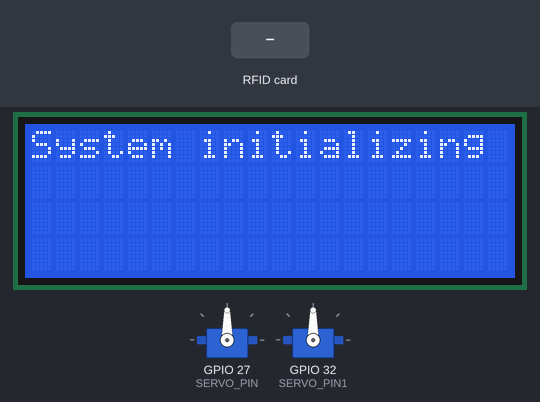
A sketch run on a simulated ESP32. Shown: 20×4 character LCD, 2 × servo. Inputs (shaded band) come from the test bench. WiFi joins after 1.5 s; servers stay silent unless stated; uploads are accepted with an empty reply; what the sketch prints to the serial monitor is not drawn.

Above: at 0.2 s.
At 3.4 s:
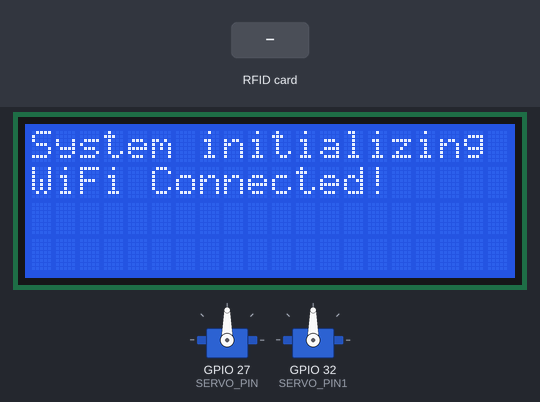
3.5 s: RFID card 5E 7A 19 C4 held to the reader
Timing chart, 0 to 6.5 s (numbered marks = the images above; inputs shaded):
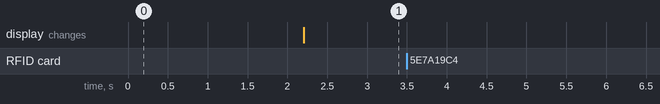

The sketch:

RTOS.ino
```cpp
#include <SPI.h>
#include <MFRC522.h>
#include <WiFi.h>
#include <Wire.h>
#include <LiquidCrystal_I2C.h>
#include <ESP32Servo.h>

//Định nghĩa các chân cho module RC522
#define RST_PIN1 2
#define SS_PIN1  5
#define RST_PIN2 4
#define SS_PIN2  14
#define SERVO_PIN 27
#define SERVO_PIN1 32

 Servo servo0;
 Servo servo1;
const char* ssid = "TT";
const char* password = "111222000";
 //Thông tin WiFi
//const char* ssid = "huylatui";
//const char* password = "0bietgihet";

// URL và IP của API để gửi dữ liệu
const char* serverIP = "172.20.10.2";
const int serverPort = 3000;

// Khởi tạo hai đối tượng MFRC522
MFRC522 rfid1(SS_PIN1, RST_PIN1);
MFRC522 rfid2(SS_PIN2, RST_PIN2);

WiFiClient client;

// Semaphore để điều phối việc truy cập WiFi
SemaphoreHandle_t wifiSemaphore;

// Khởi tạo đối tượng LCD
LiquidCrystal_I2C lcd(0x27, 20, 4); // Địa chỉ I2C mặc định là 0x27

void setup() {
  Serial.begin(115200);
  SPI.begin();

  rfid1.PCD_Init();
  rfid2.PCD_Init();

  // Khởi tạo LCD
  lcd.begin();
  lcd.backlight();
  lcd.clear();
  lcd.setCursor(0, 0);
  lcd.print("System initializing");
  servo0.attach(SERVO_PIN);
  servo1.attach(SERVO_PIN1);

  Serial.println("Connecting to WiFi...");
  WiFi.begin(ssid, password);
  while (WiFi.status() != WL_CONNECTED) {
    delay(1000);
    Serial.println("Connecting...");
  }
  Serial.println("Connected to WiFi");
  Serial.println(WiFi.localIP());
  lcd.setCursor(0, 1);
  lcd.print("WiFi Connected!");

  // Tạo Semaphore
  wifiSemaphore = xSemaphoreCreateBinary();
  xSemaphoreGive(wifiSemaphore); // Semaphore khởi tạo sẵn sàng

  // Tạo hai task để quét thẻ từ
  xTaskCreate(rfidTask1, "RFID Task 1", 2048, NULL, 1, NULL);
  xTaskCreate(rfidTask2, "RFID Task 2", 2048, NULL, 1, NULL);

  Serial.println("Ready to scan RFID cards.");
}

void loop() {
  // ESP32 không cần code trong loop khi sử dụng FreeRTOS
}

// Task xử lý quét thẻ từ Module 1
void rfidTask1(void* pvParameters) {
  while (true) {
    checkRFID(rfid1, "Module 1");
    vTaskDelay(200 / portTICK_PERIOD_MS); // Delay để tránh quét liên tục
  }
}

// Task xử lý quét thẻ từ Module 2
void rfidTask2(void* pvParameters) {
  while (true) {
    checkRFID(rfid2, "Module 2");
    vTaskDelay(200 / portTICK_PERIOD_MS); // Delay để tránh quét liên tục
  }
}

// Hàm kiểm tra và gửi UID từ từng module
void checkRFID(MFRC522 &rfid, String moduleName) {
  if (rfid.PICC_IsNewCardPresent() && rfid.PICC_ReadCardSerial()) {
    // In UID của thẻ
    Serial.print(moduleName + " - Card UID: ");
    String cardUID = "";
    for (byte i = 0; i < rfid.uid.size; i++) {
      cardUID += String(rfid.uid.uidByte[i], HEX);
    }
    cardUID.toUpperCase();
    Serial.println(cardUID);

    // Gửi UID lên API
    if (xSemaphoreTake(wifiSemaphore, portMAX_DELAY)) {
      sendUIDToAPI(cardUID);
      xSemaphoreGive(wifiSemaphore);
    }

    // Ngắt kết nối thẻ
    rfid.PICC_HaltA();
    rfid.PCD_StopCrypto1();
  }
}

// Gửi UID đến API và xử lý phản hồi
void sendUIDToAPI(String uid) {
  if (client.connect(serverIP, serverPort)) {
    Serial.println("Sending data to API...");
    String postData = "card_id=" + uid;

    client.println("POST /card/parkinout HTTP/1.1");
    client.print("Host: ");
    client.println(serverIP);
    client.println("Content-Type: application/x-www-form-urlencoded");
    client.print("Content-Length: ");
    client.println(postData.length());
    client.println();
    client.println(postData);

    unsigned long timeout = millis();
    while (client.available() == 0) {
      if (millis() - timeout > 5000) {
        Serial.println(">>> Client Timeout!");
        client.stop();
        return;
      }
    }

    // Đọc phản hồi từ API
    String response = "";
    while (client.available()) {
      String line = client.readStringUntil('\n');
      response += line;
    }
    Serial.println("Response from server: " + response);

    // Phân tích phản hồi từ API
    if (response.indexOf("parked in") >= 0) {
      lcd.clear();
      lcd.setCursor(0, 0);
      lcd.print("Welcome!");
       servo0.write(0);
       delay(5000);
       servo0.write(90);
    } else if (response.indexOf("parked out") >= 0) {
  // Tìm và lấy giá trị 'cost' từ phản hồi JSON
  int costIndex = response.indexOf("\"cost\":");
  if (costIndex >= 0) {
    // Cắt chuỗi bắt đầu từ vị trí sau "cost":
    String costString = response.substring(costIndex + 7);

    // Tìm dấu phẩy (",") hoặc dấu ngoặc đóng "}" sau giá trị cost, để cắt giá trị chính xác
    int endIndex = costString.indexOf(",");
    if (endIndex == -1) {
      endIndex = costString.indexOf("}");
    }
    String cost = costString.substring(0, endIndex);
    cost.trim();  // Loại bỏ khoảng trắng thừa

    // Hiển thị lên LCD
    lcd.clear();
    lcd.setCursor(0, 0);
    lcd.print("Thank you!");  // Hiển thị "Thank you!" ở dòng 1
    lcd.setCursor(0, 1);
    lcd.print("Cost: ");      // Hiển thị "Cost: " ở dòng 2
    lcd.print(cost);
    servo1.write(0);    // Hiển thị giá trị cost
   delay(5000);
     servo1.write(90);
  }
}


    client.stop();
  } else {
    Serial.println("Connection to server failed.");
  }
}
```

Measured:
- after the input at 3.5 s, every drawn part: stays the same
